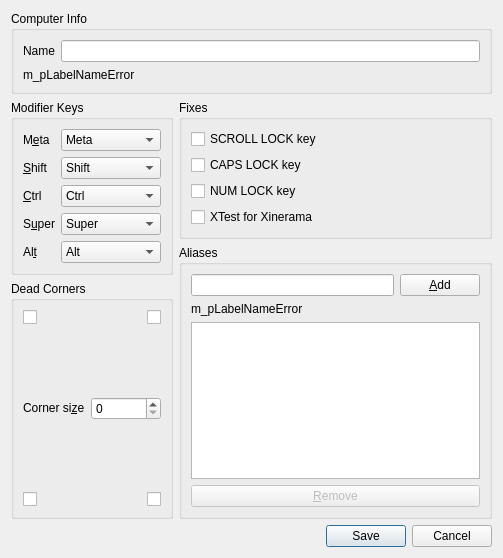
<?xml version="1.0" encoding="UTF-8"?>
<ui version="4.0">
 <class>ScreenSettingsDialog</class>
 <widget class="QDialog" name="ScreenSettingsDialog">
  <property name="geometry">
   <rect>
    <x>0</x>
    <y>0</y>
    <width>503</width>
    <height>558</height>
   </rect>
  </property>
  <property name="windowTitle">
   <string>Computer settings</string>
  </property>
  <layout class="QVBoxLayout" name="_2">
   <item>
    <widget class="QGroupBox" name="groupBox_6">
     <property name="sizePolicy">
      <sizepolicy hsizetype="Preferred" vsizetype="Maximum">
       <horstretch>0</horstretch>
       <verstretch>0</verstretch>
      </sizepolicy>
     </property>
     <property name="title">
      <string>Computer Info</string>
     </property>
     <layout class="QVBoxLayout" name="_3">
      <item>
       <layout class="QHBoxLayout" name="_4">
        <item>
         <widget class="QLabel" name="label_7">
          <property name="sizePolicy">
           <sizepolicy hsizetype="Preferred" vsizetype="Fixed">
            <horstretch>0</horstretch>
            <verstretch>0</verstretch>
           </sizepolicy>
          </property>
          <property name="text">
           <string>Name</string>
          </property>
          <property name="buddy">
           <cstring>m_pLineEditName</cstring>
          </property>
         </widget>
        </item>
        <item>
         <widget class="QLineEdit" name="m_pLineEditName">
          <property name="sizePolicy">
           <sizepolicy hsizetype="Expanding" vsizetype="Fixed">
            <horstretch>0</horstretch>
            <verstretch>0</verstretch>
           </sizepolicy>
          </property>
          <property name="maxLength">
           <number>255</number>
          </property>
         </widget>
        </item>
       </layout>
      </item>
      <item>
       <widget class="QLabel" name="m_pLabelNameError">
        <property name="sizePolicy">
         <sizepolicy hsizetype="Preferred" vsizetype="Fixed">
          <horstretch>0</horstretch>
          <verstretch>0</verstretch>
         </sizepolicy>
        </property>
        <property name="minimumSize">
         <size>
          <width>0</width>
          <height>0</height>
         </size>
        </property>
        <property name="text">
         <string>m_pLabelNameError</string>
        </property>
        <property name="alignment">
         <set>Qt::AlignmentFlag::AlignLeading|Qt::AlignmentFlag::AlignLeft|Qt::AlignmentFlag::AlignVCenter</set>
        </property>
       </widget>
      </item>
     </layout>
    </widget>
   </item>
   <item>
    <layout class="QHBoxLayout" name="horizontalLayout_3">
     <item>
      <layout class="QVBoxLayout" name="verticalLayout_5">
       <item>
        <widget class="QGroupBox" name="groupBox_2">
         <property name="title">
          <string>Modifier Keys</string>
         </property>
         <layout class="QFormLayout" name="formLayout_2">
          <item row="0" column="0">
           <widget class="QLabel" name="label_5">
            <property name="maximumSize">
             <size>
              <width>40</width>
              <height>16777215</height>
             </size>
            </property>
            <property name="text">
             <string>M&amp;eta</string>
            </property>
            <property name="buddy">
             <cstring>m_pComboBoxMeta</cstring>
            </property>
           </widget>
          </item>
          <item row="4" column="0">
           <widget class="QLabel" name="label_3">
            <property name="text">
             <string>&amp;Ctrl</string>
            </property>
            <property name="buddy">
             <cstring>m_pComboBoxCtrl</cstring>
            </property>
           </widget>
          </item>
          <item row="6" column="0">
           <widget class="QLabel" name="label_6">
            <property name="text">
             <string>S&amp;uper</string>
            </property>
            <property name="buddy">
             <cstring>m_pComboBoxSuper</cstring>
            </property>
           </widget>
          </item>
          <item row="9" column="0">
           <widget class="QLabel" name="label_4">
            <property name="text">
             <string>Al&amp;t</string>
            </property>
            <property name="buddy">
             <cstring>m_pComboBoxAlt</cstring>
            </property>
           </widget>
          </item>
          <item row="0" column="1">
           <widget class="QComboBox" name="m_pComboBoxMeta">
            <property name="currentIndex">
             <number>3</number>
            </property>
            <item>
             <property name="text">
              <string>Shift</string>
             </property>
            </item>
            <item>
             <property name="text">
              <string>Ctrl</string>
             </property>
            </item>
            <item>
             <property name="text">
              <string>Alt</string>
             </property>
            </item>
            <item>
             <property name="text">
              <string>Meta</string>
             </property>
            </item>
            <item>
             <property name="text">
              <string>Super</string>
             </property>
            </item>
            <item>
             <property name="text">
              <string>None</string>
             </property>
            </item>
           </widget>
          </item>
          <item row="2" column="1">
           <widget class="QComboBox" name="m_pComboBoxShift">
            <item>
             <property name="text">
              <string>Shift</string>
             </property>
            </item>
            <item>
             <property name="text">
              <string>Ctrl</string>
             </property>
            </item>
            <item>
             <property name="text">
              <string>Alt</string>
             </property>
            </item>
            <item>
             <property name="text">
              <string>Meta</string>
             </property>
            </item>
            <item>
             <property name="text">
              <string>Super</string>
             </property>
            </item>
            <item>
             <property name="text">
              <string>None</string>
             </property>
            </item>
           </widget>
          </item>
          <item row="2" column="0">
           <widget class="QLabel" name="label_2">
            <property name="maximumSize">
             <size>
              <width>40</width>
              <height>16777215</height>
             </size>
            </property>
            <property name="text">
             <string>&amp;Shift</string>
            </property>
            <property name="buddy">
             <cstring>m_pComboBoxShift</cstring>
            </property>
           </widget>
          </item>
          <item row="9" column="1">
           <widget class="QComboBox" name="m_pComboBoxAlt">
            <property name="currentIndex">
             <number>2</number>
            </property>
            <item>
             <property name="text">
              <string>Shift</string>
             </property>
            </item>
            <item>
             <property name="text">
              <string>Ctrl</string>
             </property>
            </item>
            <item>
             <property name="text">
              <string>Alt</string>
             </property>
            </item>
            <item>
             <property name="text">
              <string>Meta</string>
             </property>
            </item>
            <item>
             <property name="text">
              <string>Super</string>
             </property>
            </item>
            <item>
             <property name="text">
              <string>None</string>
             </property>
            </item>
           </widget>
          </item>
          <item row="6" column="1">
           <widget class="QComboBox" name="m_pComboBoxSuper">
            <property name="currentIndex">
             <number>4</number>
            </property>
            <item>
             <property name="text">
              <string>Shift</string>
             </property>
            </item>
            <item>
             <property name="text">
              <string>Ctrl</string>
             </property>
            </item>
            <item>
             <property name="text">
              <string>Alt</string>
             </property>
            </item>
            <item>
             <property name="text">
              <string>Meta</string>
             </property>
            </item>
            <item>
             <property name="text">
              <string>Super</string>
             </property>
            </item>
            <item>
             <property name="text">
              <string>None</string>
             </property>
            </item>
           </widget>
          </item>
          <item row="4" column="1">
           <widget class="QComboBox" name="m_pComboBoxCtrl">
            <property name="currentIndex">
             <number>1</number>
            </property>
            <item>
             <property name="text">
              <string>Shift</string>
             </property>
            </item>
            <item>
             <property name="text">
              <string>Ctrl</string>
             </property>
            </item>
            <item>
             <property name="text">
              <string>Alt</string>
             </property>
            </item>
            <item>
             <property name="text">
              <string>Meta</string>
             </property>
            </item>
            <item>
             <property name="text">
              <string>Super</string>
             </property>
            </item>
            <item>
             <property name="text">
              <string>None</string>
             </property>
            </item>
           </widget>
          </item>
         </layout>
        </widget>
       </item>
       <item>
        <widget class="QGroupBox" name="groupBox_3">
         <property name="title">
          <string>Dead Corners</string>
         </property>
         <layout class="QVBoxLayout" name="verticalLayout_2">
          <item>
           <layout class="QHBoxLayout" name="horizontalLayout_4">
            <item>
             <widget class="QCheckBox" name="m_pCheckBoxCornerTopRight">
              <property name="minimumSize">
               <size>
                <width>0</width>
                <height>0</height>
               </size>
              </property>
              <property name="toolTip">
               <string>Top Left</string>
              </property>
              <property name="autoRepeatInterval">
               <number>100</number>
              </property>
             </widget>
            </item>
            <item>
             <widget class="QCheckBox" name="m_pCheckBoxCornerTopLeft">
              <property name="minimumSize">
               <size>
                <width>0</width>
                <height>0</height>
               </size>
              </property>
              <property name="toolTip">
               <string>Top Right</string>
              </property>
              <property name="layoutDirection">
               <enum>Qt::LayoutDirection::RightToLeft</enum>
              </property>
             </widget>
            </item>
           </layout>
          </item>
          <item>
           <spacer name="verticalSpacer">
            <property name="orientation">
             <enum>Qt::Orientation::Vertical</enum>
            </property>
            <property name="sizeHint" stdset="0">
             <size>
              <width>20</width>
              <height>40</height>
             </size>
            </property>
           </spacer>
          </item>
          <item>
           <layout class="QHBoxLayout" name="horizontalLayout_2">
            <item>
             <widget class="QLabel" name="label">
              <property name="sizePolicy">
               <sizepolicy hsizetype="Fixed" vsizetype="Fixed">
                <horstretch>0</horstretch>
                <verstretch>0</verstretch>
               </sizepolicy>
              </property>
              <property name="text">
               <string>Corner si&amp;ze</string>
              </property>
              <property name="buddy">
               <cstring>m_pSpinBoxSwitchCornerSize</cstring>
              </property>
             </widget>
            </item>
            <item>
             <widget class="QSpinBox" name="m_pSpinBoxSwitchCornerSize">
              <property name="sizePolicy">
               <sizepolicy hsizetype="Preferred" vsizetype="Fixed">
                <horstretch>0</horstretch>
                <verstretch>0</verstretch>
               </sizepolicy>
              </property>
              <property name="minimumSize">
               <size>
                <width>70</width>
                <height>0</height>
               </size>
              </property>
             </widget>
            </item>
           </layout>
          </item>
          <item>
           <spacer name="verticalSpacer_2">
            <property name="orientation">
             <enum>Qt::Orientation::Vertical</enum>
            </property>
            <property name="sizeHint" stdset="0">
             <size>
              <width>20</width>
              <height>40</height>
             </size>
            </property>
           </spacer>
          </item>
          <item>
           <layout class="QHBoxLayout" name="horizontalLayout_5">
            <item>
             <widget class="QCheckBox" name="m_pCheckBoxCornerBottomLeft">
              <property name="minimumSize">
               <size>
                <width>0</width>
                <height>0</height>
               </size>
              </property>
              <property name="toolTip">
               <string>Bottom Left</string>
              </property>
             </widget>
            </item>
            <item>
             <widget class="QCheckBox" name="m_pCheckBoxCornerBottomRight">
              <property name="minimumSize">
               <size>
                <width>0</width>
                <height>0</height>
               </size>
              </property>
              <property name="toolTip">
               <string>Bottom Right</string>
              </property>
              <property name="layoutDirection">
               <enum>Qt::LayoutDirection::RightToLeft</enum>
              </property>
             </widget>
            </item>
           </layout>
          </item>
         </layout>
        </widget>
       </item>
      </layout>
     </item>
     <item>
      <layout class="QVBoxLayout" name="verticalLayout_6">
       <item>
        <widget class="QGroupBox" name="groupBox_4">
         <property name="title">
          <string>Fixes</string>
         </property>
         <layout class="QVBoxLayout" name="verticalLayout_3">
          <item>
           <widget class="QCheckBox" name="m_pCheckBoxScrollLock">
            <property name="sizePolicy">
             <sizepolicy hsizetype="Minimum" vsizetype="Preferred">
              <horstretch>0</horstretch>
              <verstretch>0</verstretch>
             </sizepolicy>
            </property>
            <property name="text">
             <string>SCROLL LOCK key</string>
            </property>
           </widget>
          </item>
          <item>
           <widget class="QCheckBox" name="m_pCheckBoxCapsLock">
            <property name="sizePolicy">
             <sizepolicy hsizetype="Minimum" vsizetype="Preferred">
              <horstretch>0</horstretch>
              <verstretch>0</verstretch>
             </sizepolicy>
            </property>
            <property name="text">
             <string>CAPS LOCK key</string>
            </property>
           </widget>
          </item>
          <item>
           <widget class="QCheckBox" name="m_pCheckBoxNumLock">
            <property name="sizePolicy">
             <sizepolicy hsizetype="Minimum" vsizetype="Preferred">
              <horstretch>0</horstretch>
              <verstretch>0</verstretch>
             </sizepolicy>
            </property>
            <property name="text">
             <string>NUM LOCK key</string>
            </property>
           </widget>
          </item>
          <item>
           <widget class="QCheckBox" name="m_pCheckBoxXTest">
            <property name="sizePolicy">
             <sizepolicy hsizetype="Minimum" vsizetype="Preferred">
              <horstretch>0</horstretch>
              <verstretch>0</verstretch>
             </sizepolicy>
            </property>
            <property name="text">
             <string>XTest for Xinerama</string>
            </property>
            <property name="checked">
             <bool>false</bool>
            </property>
           </widget>
          </item>
         </layout>
        </widget>
       </item>
       <item>
        <widget class="QGroupBox" name="groupBox_5">
         <property name="sizePolicy">
          <sizepolicy hsizetype="Preferred" vsizetype="Expanding">
           <horstretch>0</horstretch>
           <verstretch>0</verstretch>
          </sizepolicy>
         </property>
         <property name="title">
          <string>Aliases</string>
         </property>
         <layout class="QVBoxLayout" name="verticalLayout">
          <item>
           <layout class="QHBoxLayout" name="horizontalLayout">
            <item>
             <widget class="QLineEdit" name="m_pLineEditAlias">
              <property name="sizePolicy">
               <sizepolicy hsizetype="Expanding" vsizetype="Fixed">
                <horstretch>0</horstretch>
                <verstretch>0</verstretch>
               </sizepolicy>
              </property>
              <property name="minimumSize">
               <size>
                <width>168</width>
                <height>20</height>
               </size>
              </property>
              <property name="maxLength">
               <number>255</number>
              </property>
             </widget>
            </item>
            <item>
             <widget class="QPushButton" name="m_pButtonAddAlias">
              <property name="enabled">
               <bool>true</bool>
              </property>
              <property name="text">
               <string>&amp;Add</string>
              </property>
             </widget>
            </item>
           </layout>
          </item>
          <item>
           <widget class="QLabel" name="m_pLabelAliasError">
            <property name="sizePolicy">
             <sizepolicy hsizetype="Minimum" vsizetype="Maximum">
              <horstretch>0</horstretch>
              <verstretch>0</verstretch>
             </sizepolicy>
            </property>
            <property name="minimumSize">
             <size>
              <width>0</width>
              <height>0</height>
             </size>
            </property>
            <property name="maximumSize">
             <size>
              <width>16777215</width>
              <height>16777215</height>
             </size>
            </property>
            <property name="text">
             <string>m_pLabelNameError</string>
            </property>
            <property name="wordWrap">
             <bool>true</bool>
            </property>
           </widget>
          </item>
          <item>
           <widget class="QListWidget" name="m_pListAliases">
            <property name="sizePolicy">
             <sizepolicy hsizetype="Preferred" vsizetype="Expanding">
              <horstretch>0</horstretch>
              <verstretch>0</verstretch>
             </sizepolicy>
            </property>
            <property name="minimumSize">
             <size>
              <width>0</width>
              <height>0</height>
             </size>
            </property>
            <property name="maximumSize">
             <size>
              <width>16777215</width>
              <height>16777215</height>
             </size>
            </property>
            <property name="selectionMode">
             <enum>QAbstractItemView::SelectionMode::ExtendedSelection</enum>
            </property>
           </widget>
          </item>
          <item>
           <widget class="QPushButton" name="m_pButtonRemoveAlias">
            <property name="enabled">
             <bool>false</bool>
            </property>
            <property name="text">
             <string>&amp;Remove</string>
            </property>
           </widget>
          </item>
         </layout>
        </widget>
       </item>
      </layout>
     </item>
    </layout>
   </item>
   <item>
    <widget class="QDialogButtonBox" name="m_pButtonBox">
     <property name="minimumSize">
      <size>
       <width>0</width>
       <height>0</height>
      </size>
     </property>
     <property name="orientation">
      <enum>Qt::Orientation::Horizontal</enum>
     </property>
     <property name="standardButtons">
      <set>QDialogButtonBox::StandardButton::Cancel|QDialogButtonBox::StandardButton::Save</set>
     </property>
    </widget>
   </item>
  </layout>
 </widget>
 <tabstops>
  <tabstop>m_pLineEditName</tabstop>
  <tabstop>m_pComboBoxMeta</tabstop>
  <tabstop>m_pComboBoxShift</tabstop>
  <tabstop>m_pComboBoxCtrl</tabstop>
  <tabstop>m_pComboBoxSuper</tabstop>
  <tabstop>m_pComboBoxAlt</tabstop>
  <tabstop>m_pCheckBoxCornerTopRight</tabstop>
  <tabstop>m_pCheckBoxCornerTopLeft</tabstop>
  <tabstop>m_pSpinBoxSwitchCornerSize</tabstop>
  <tabstop>m_pCheckBoxCornerBottomLeft</tabstop>
  <tabstop>m_pCheckBoxCornerBottomRight</tabstop>
  <tabstop>m_pCheckBoxScrollLock</tabstop>
  <tabstop>m_pCheckBoxCapsLock</tabstop>
  <tabstop>m_pCheckBoxNumLock</tabstop>
  <tabstop>m_pCheckBoxXTest</tabstop>
  <tabstop>m_pLineEditAlias</tabstop>
  <tabstop>m_pButtonAddAlias</tabstop>
  <tabstop>m_pListAliases</tabstop>
  <tabstop>m_pButtonRemoveAlias</tabstop>
 </tabstops>
 <resources/>
 <connections>
  <connection>
   <sender>m_pButtonBox</sender>
   <signal>accepted()</signal>
   <receiver>ScreenSettingsDialog</receiver>
   <slot>accept()</slot>
   <hints>
    <hint type="sourcelabel">
     <x>231</x>
     <y>548</y>
    </hint>
    <hint type="destinationlabel">
     <x>157</x>
     <y>274</y>
    </hint>
   </hints>
  </connection>
  <connection>
   <sender>m_pButtonBox</sender>
   <signal>rejected()</signal>
   <receiver>ScreenSettingsDialog</receiver>
   <slot>reject()</slot>
   <hints>
    <hint type="sourcelabel">
     <x>299</x>
     <y>548</y>
    </hint>
    <hint type="destinationlabel">
     <x>286</x>
     <y>274</y>
    </hint>
   </hints>
  </connection>
 </connections>
</ui>
